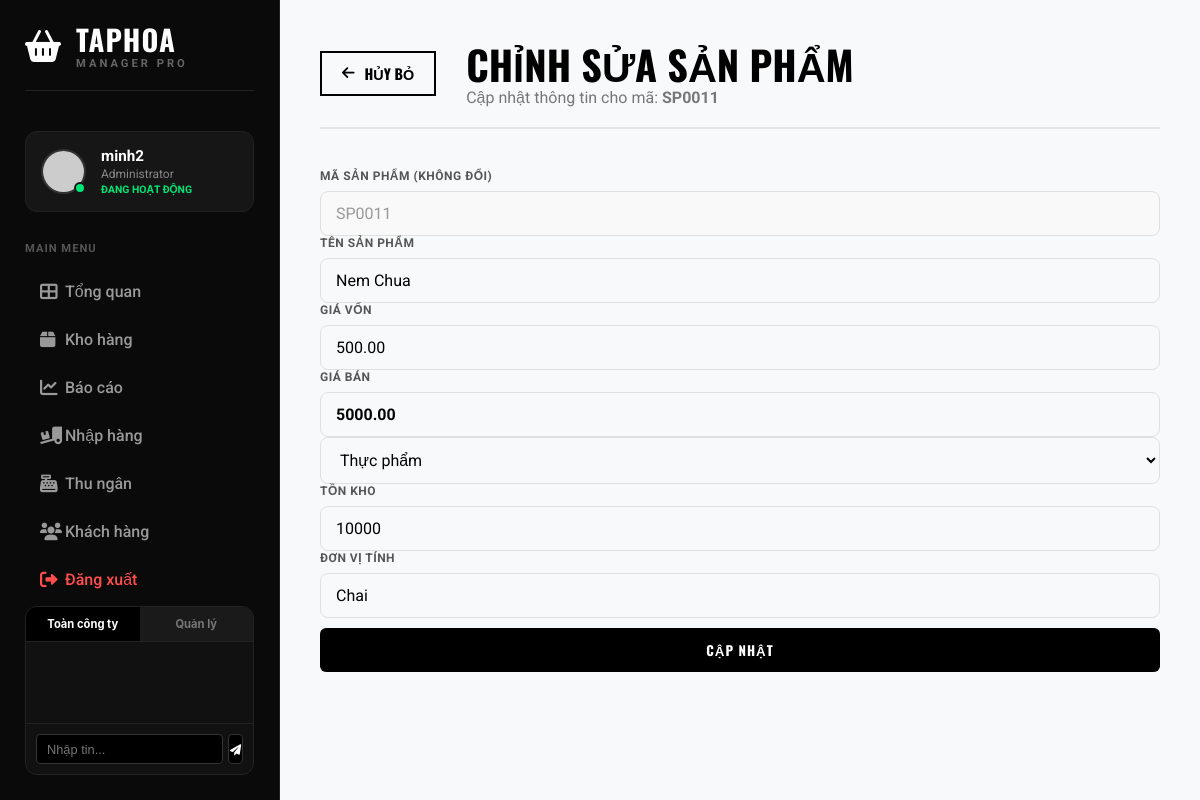
Screenshot of /index.php?action=product_edit&id=12 (signed in) with the database file from the repository.
### tables this page shows
CREATE TABLE `products` (
  `id` int(11) NOT NULL,
  `code` varchar(50) NOT NULL,
  `name` varchar(255) NOT NULL,
  `category` varchar(100) DEFAULT NULL,
  `price` decimal(10,2) NOT NULL,
  `cost` decimal(10,2) NOT NULL,
  `stock` int(11) DEFAULT 0,
  `unit` varchar(50) DEFAULT NULL,
  `image` varchar(255) DEFAULT NULL,
  `created_at` timestamp NOT NULL DEFAULT current_timestamp()
);

CREATE TABLE `categories` (
  `id` int(11) NOT NULL,
  `name` varchar(100) NOT NULL,
  `description` text DEFAULT NULL,
  `created_at` timestamp NOT NULL DEFAULT current_timestamp()
);

### controllers/ProductController.php (called while the page is built, shortened)
<?php
require_once '../models/Product.php';
require_once '../models/Category.php';
class ProductController {
    private $productModel;
    private $categoryModel;
    public function __construct() {
        $database = new Database();
        $this->db = $database->getConnection();
        $this->productModel = new Product($this->db);
        $this->categoryModel = new Category($this->db);
    }
    public function edit() {
        $id = $_GET['id'] ?? null;
        $product = $this->productModel->getById($id);
        $catStmt = $this->categoryModel->readAll();
        $categories = $catStmt->fetchAll(PDO::FETCH_ASSOC);
        require_once '../views/products/edit.php';
    }
}
?>

### config/Database.php (called while the page is built, shortened)
<?php
class Database {
    private $host = "localhost";
    private $db_name = "taphoa_db";
    private $username = "root";
    private $password = "";
    public function getConnection() {
        $this->conn = null;
        try {
            $this->conn = new PDO("mysql:host=" . $this->host . ";dbname=" . $this->db_name, $this->username, $this->password);
            $this->conn->exec("set names utf8");
            $this->conn->setAttribute(PDO::ATTR_ERRMODE, PDO::ERRMODE_EXCEPTION);
        } catch(PDOException $exception) {
            echo "Lỗi kết nối: " . $exception->getMessage();
        }
        return $this->conn;
    }
}
?>

### models/Product.php (called while the page is built, shortened)
<?php
class Product {
    private $conn;
    private $table = 'products';
    public function __construct($db) {
        $this->conn = $db;
    }
    public function getById($id) {
        $query = "SELECT * FROM " . $this->table . " WHERE id = :id LIMIT 1";
        $stmt = $this->conn->prepare($query);
        $stmt->bindParam(':id', $id);
        $stmt->execute();
        return $stmt->fetch(PDO::FETCH_ASSOC);
    }
}
?>

### models/Category.php (called while the page is built, shortened)
<?php
class Category {
    private $conn;
    private $table = 'categories';
    public function __construct($db) {
        $this->conn = $db;
    }
    public function readAll() {
        $query = "SELECT * FROM " . $this->table . " ORDER BY id ASC";
        $stmt = $this->conn->prepare($query);
        $stmt->execute();
        return $stmt;
    }
}
?>

### views/products/edit.php (the view, shortened to what this page needs)
<!DOCTYPE html>
<html lang="vi">
<head>
    <link rel="stylesheet" href="css/style.css">
    <link rel="stylesheet" href="https://cdnjs.cloudflare.com/ajax/libs/font-awesome/6.0.0/css/all.min.css">
</head>
<body>
    <div class="dashboard-container">
        <?php include '../views/partials/sidebar.php'; ?>
        <main class="main-content">
            <header class="module-header">
                <a href="index.php?action=product_list" class="back-btn">
                    <i class="fas fa-arrow-left"></i> Hủy bỏ
                </a>
                <div class="header-text">
                    <h1>CHỈNH SỬA SẢN PHẨM</h1>
                    <p>Cập nhật thông tin cho mã: <b><?php echo $product['code']; ?></b></p>
                </div>
            </header>
            <div class="form-container">
                <form action="index.php?action=product_update&id=<?php echo $product['id']; ?>" method="POST" class="nike-form">
                    <div class="form-row">
                        <div class="form-group" style="flex:1">
                            <label>MÃ SẢN PHẨM (KHÔNG ĐỔI)</label>
                            <input type="text" value="<?php echo $product['code']; ?>" disabled style="background: #f9f9f9; color: #999;">
                        </div>
                        <div class="form-group" style="flex:3">
                            <label>TÊN SẢN PHẨM</label>
                            <input type="text" name="name" value="<?php echo $product['name']; ?>" required>
                        </div>
                    </div>
                    <div class="form-row">
                        <div class="form-group">
                            <label>GIÁ VỐN</label>
                            <input type="number" name="cost" value="<?php echo $product['cost']; ?>" required>
                        </div>
                        <div class="form-group">
                            <label>GIÁ BÁN</label>
                            <input type="number" name="price" value="<?php echo $product['price']; ?>" required style="font-weight:bold">
                        </div>
                        <div class="form-group">
                            <select name="category">
    <?php if(isset($categories) && count($categories) > 0): ?>
        <?php foreach($categories as $cat): ?>
            <option value="<?php echo $cat['name']; ?>"
                <?php echo ($cat['name'] == $product['category']) ? 'selected' : ''; ?>>
                <?php echo $cat['name']; ?>
            </option>
        <?php endforeach; ?>
    <?php else: ?>
        <option value="<?php echo $product['category']; ?>" selected>
            <?php echo $product['category']; ?>
        </option>
    <?php endif; ?>
</select>
                        </div>
                    </div>
                    <div class="form-row">
                        <div class="form-group">
                            <label>TỒN KHO</label>
                            <input type="number" name="stock" value="<?php echo $product['stock']; ?>">
                        </div>
                        <div class="form-group">
                            <label>ĐƠN VỊ TÍNH</label>
                            <input type="text" name="unit" value="<?php echo $product['unit']; ?>" required>
                        </div>
                    </div>
                    <div class="form-actions">
                        <button type="submit" class="btn-black btn-large">CẬP NHẬT</button>
                    </div>
                </form>
            </div>
        </main>
    </div>
</body>
</html>

### public/css/style.css (style rules this page uses)
* { margin: 0; padding: 0; box-sizing: border-box; }
body { font-family: 'Roboto', sans-serif; height: 100vh; display: flex; overflow: hidden; }
.btn-black { width: 100%; padding: 18px; background-color: #000; color: #fff; border: none; font-weight: 700; text-transform: uppercase; cursor: pointer; font-family: 'Oswald', sans-serif; letter-spacing: 1px; margin-top: 10px; transition: background 0.3s; }
.dashboard-container { display: flex; height: 100vh; background-color: #f4f4f4; width: 100%; }
.main-content { margin-left: 280px; flex: 1; padding: 40px; background-color: #f8f9fa; }
.main-content { flex: 1; padding: 40px; overflow-y: auto; }
.main-content header { margin-bottom: 40px; }
.main-content h1 { font-family: 'Oswald', sans-serif; font-size: 3rem; text-transform: uppercase; }
.module-header { display: flex; align-items: center; gap: 30px; margin-bottom: 40px; border-bottom: 2px solid #e5e5e5; padding-bottom: 20px; }
.back-btn { text-decoration: none; color: #000; font-weight: 700; font-family: 'Oswald', sans-serif; border: 2px solid #000; padding: 10px 20px; transition: all 0.3s; text-transform: uppercase; font-size: 0.9rem; display: flex; align-items: center; gap: 10px; }
.header-text h1 { font-family: 'Oswald', sans-serif; font-size: 2.5rem; text-transform: uppercase; margin: 0; line-height: 1.2; }
.header-text p { color: #777; margin: 0; }
.form-group { display: flex; flex-direction: column; }
.form-group label { font-size: 0.75rem; font-weight: 700; color: #555; margin-bottom: 8px; text-transform: uppercase; letter-spacing: 0.5px; }
.form-group input, .form-group select { width: 100%; padding: 12px 15px; border: 1px solid #e0e0e0; border-radius: 8px; font-size: 1rem; background-color: #f8f9fa; transition: all 0.2s; font-family: 'Roboto', sans-serif; outline: none; box-sizing: border-box; }
.btn-black { border-radius: 6px; padding: 12px 30px; }

### rows the page displays
products: code "SP0011", name "Nem Chua", cost "500.00", price "5000.00", category "Thực phẩm", stock "10000", unit "Chai"

### other values shown
$username "minh2"
$userRole "Administrator"
$chatDeptName "Quản lý"
